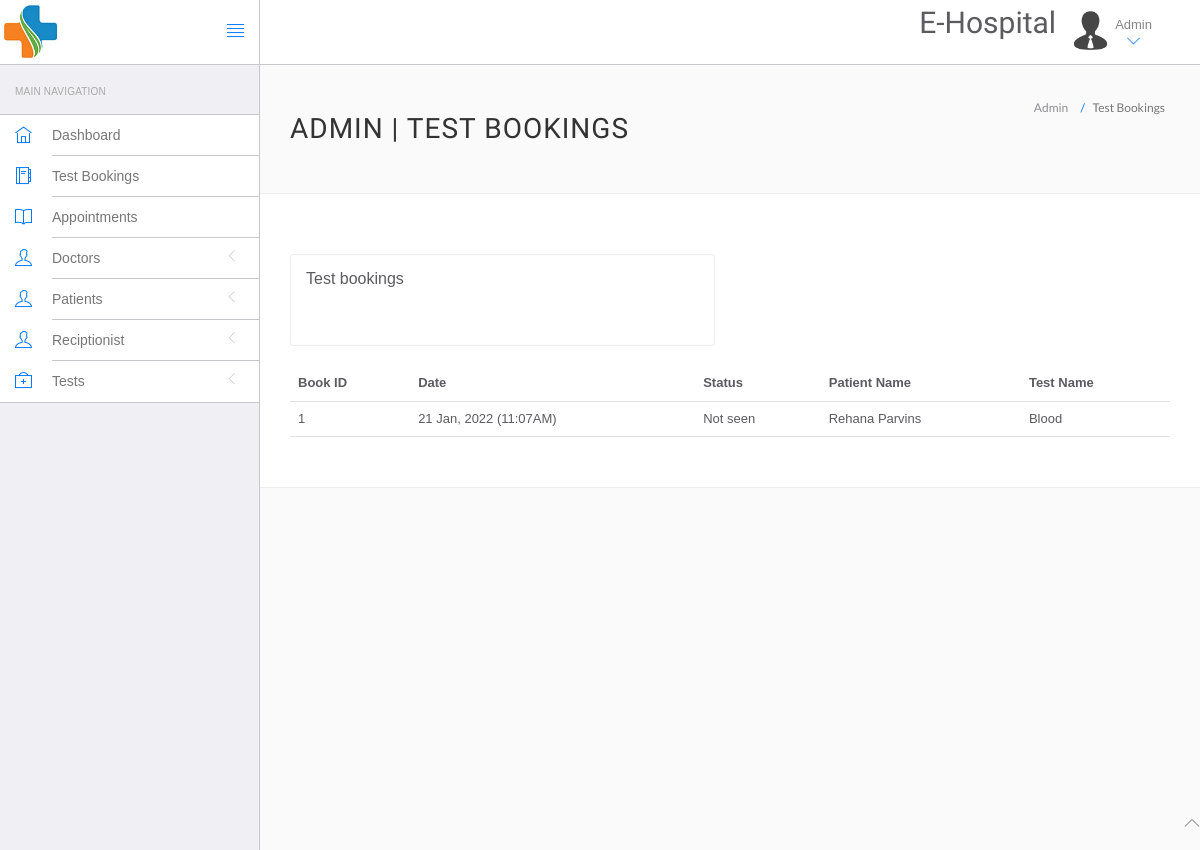
Before: /admin/test-bookings.php (signed in) with the older database file.
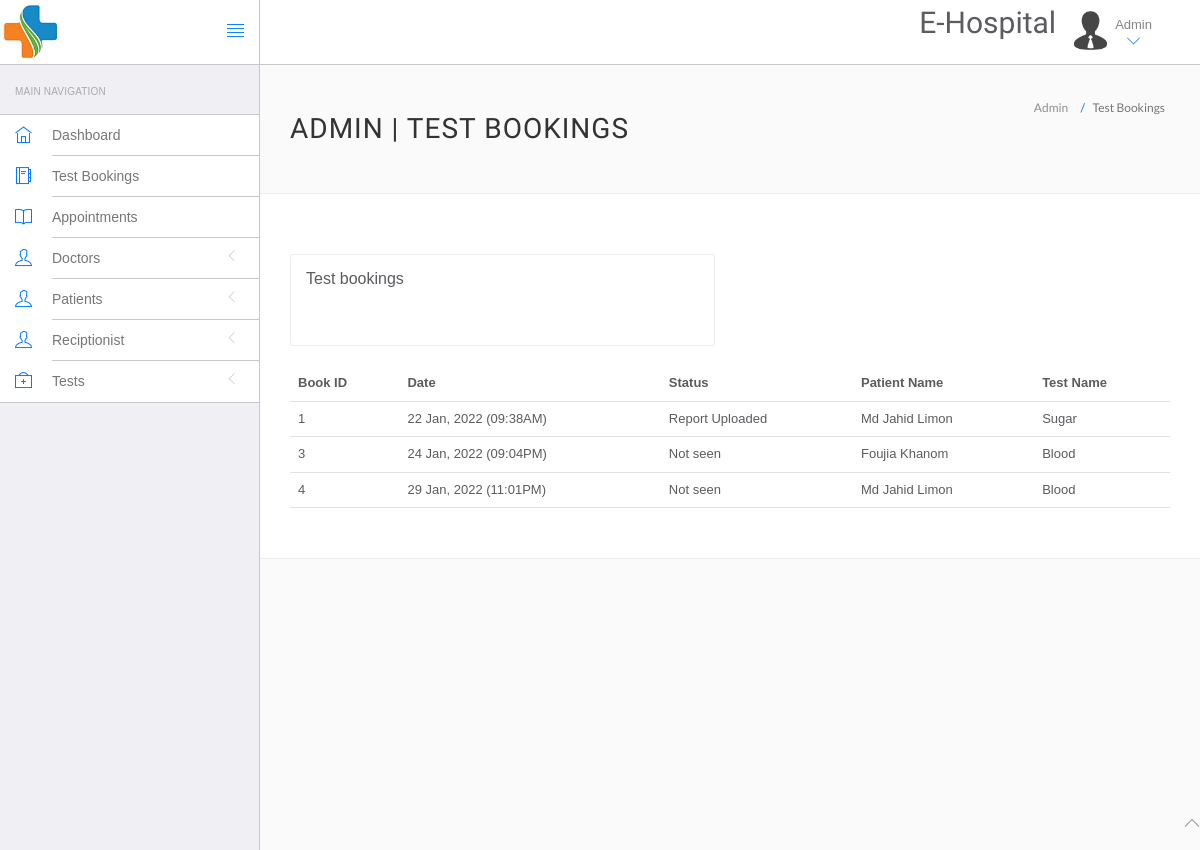
After: the same page with the newer database file.
### tables this page shows
CREATE TABLE `test_bookings` (
  `id` int(11) NOT NULL,
  `userid` int(11) NOT NULL,
  `testid` int(11) NOT NULL,
  `bookdate` datetime NOT NULL,
  `status` tinyint(4) NOT NULL
);

CREATE TABLE `patients` (
  `patid` int(11) NOT NULL,
  `fullname` varchar(50) NOT NULL,
  `gender` varchar(6) NOT NULL,
  `age` int(11) NOT NULL,
  `address` varchar(100) NOT NULL,
  `phone` varchar(90) NOT NULL,
  `datetime` datetime(6) NOT NULL,
  `blood_group` varchar(11) NOT NULL,
  `email` varchar(50) NOT NULL,
  `password` varchar(50) NOT NULL
);

CREATE TABLE `tests` (
  `testid` int(11) NOT NULL,
  `testname` varchar(50) NOT NULL,
  `price` float NOT NULL,
  `template` text NOT NULL
);

### include/basicdb.php (called while the page is built, shortened)
<?php
function get_all($table)
{
	global $con;
	$sql = "SELECT * from $table";
	$result = mysqli_query($con, $sql);
	return (mysqli_num_rows($result) > 0) ? $result : 0;
}
function get_by_id($table, $tableid, $id)
{
	global $con;
	$sql = "SELECT * FROM $table WHERE $tableid='$id' LIMIT 1";
	$result = mysqli_query($con, $sql);
	if (mysqli_num_rows($result) > 0) {
		return mysqli_fetch_array($result);
	} else {
		return 0;
	}
}

### admin/test-bookings.php (the view, shortened to what the changed rows need)
<?php
include('include/config.php');
include('../include/basicdb.php');
?>
<!DOCTYPE html>
<html lang="en">
<head>
    <link rel="stylesheet" href="vendor/bootstrap/css/bootstrap.min.css">
    <link rel="stylesheet" href="vendor/fontawesome/css/font-awesome.min.css">
    <link rel="stylesheet" href="vendor/themify-icons/themify-icons.min.css">
    <link href="vendor/animate.css/animate.min.css" rel="stylesheet" media="screen">
    <link href="vendor/perfect-scrollbar/perfect-scrollbar.min.css" rel="stylesheet" media="screen">
    <link href="vendor/switchery/switchery.min.css" rel="stylesheet" media="screen">
    <link href="vendor/bootstrap-touchspin/jquery.bootstrap-touchspin.min.css" rel="stylesheet" media="screen">
    <link href="vendor/select2/select2.min.css" rel="stylesheet" media="screen">
    <link href="vendor/bootstrap-datepicker/bootstrap-datepicker3.standalone.min.css" rel="stylesheet" media="screen">
    <link href="vendor/bootstrap-timepicker/bootstrap-timepicker.min.css" rel="stylesheet" media="screen">
    <link rel="stylesheet" href="assets/css/styles.css">
    <link rel="stylesheet" href="assets/css/plugins.css">
    <link rel="stylesheet" href="assets/css/themes/theme-1.css" id="skin_color" />
</head>
<body>
    <div id="app">
        <div class="app-content">
            <?php include('include/header.php'); ?>
            <div class="main-content">
                <div class="wrap-content container" id="container">
                    <section id="page-title">
                        <div class="row">
                            <div class="col-sm-8">
                                <h1 class="mainTitle">Admin | Test Bookings</h1>
                            </div>
                        </div>
                    </section>
                    <div class="container-fluid container-fullw bg-white">
                        <div class="row">
                            <div class="col-md-12">
                                <table class="table table-hover" id="sample-table-1">
                                    <thead>
                                        <tr>
                                            <th>Book ID</th>
                                            <th>Date</th>
                                            <th>Status</th>
                                            <th>Patient Name</th>
                                            <th>Test Name</th>
                                        </tr>
                                    </thead>
                                    <tbody>
                                        <?php
                                        $appoint = get_all("test_bookings");
                                        if ($appoint) {
                                            while ($row = $appoint->fetch_assoc()) {
                                                $row2 = get_by_id("patients", "patid", $row["userid"]);
                                                $row3 = get_by_id("tests", "testid", $row["testid"]);
                                        ?>
                                                <tr>
                                                    <td><?= $row["id"]; ?></td>
                                                    <td><?php echo date("j M, Y (h:iA)", strtotime($row['bookdate'])); ?></td>
                                                    <td><?= ($row["status"] == 1) ? "Not seen" : "Report Uploaded"; ?> </td>
                                                    <td class="hide-on-small-only"> <?= $row2["fullname"]; ?></td>
                                                    <td class="hide-on-small-only"> <?= $row3["testname"]; ?></td>
                                                </tr>
                                        <?php
                                            }
                                        }
                                        ?>
                                    </tbody>
                                </table>
                            </div>
                        </div>
                    </div>
                </div>
            </div>
        </div>
    </div>
</body>
</html>

Changed rows visible on the page:
changed test_bookings id 1: bookdate "21 Jan, 2022 (11:07AM)" → "22 Jan, 2022 (09:38AM)"; patients.fullname "Rehana Parvins" → "Md Jahid Limon"; testid.testname "Blood" → "Sugar"; status "Not seen" → "Report Uploaded"
added test_bookings: id "3", bookdate "24 Jan, 2022 (09:04PM)", status "Not seen", patients.fullname "Foujia Khanom", testid.testname "Blood"
added test_bookings: id "4", bookdate "29 Jan, 2022 (11:01PM)", status "Not seen", patients.fullname "Md Jahid Limon", testid.testname "Blood"
